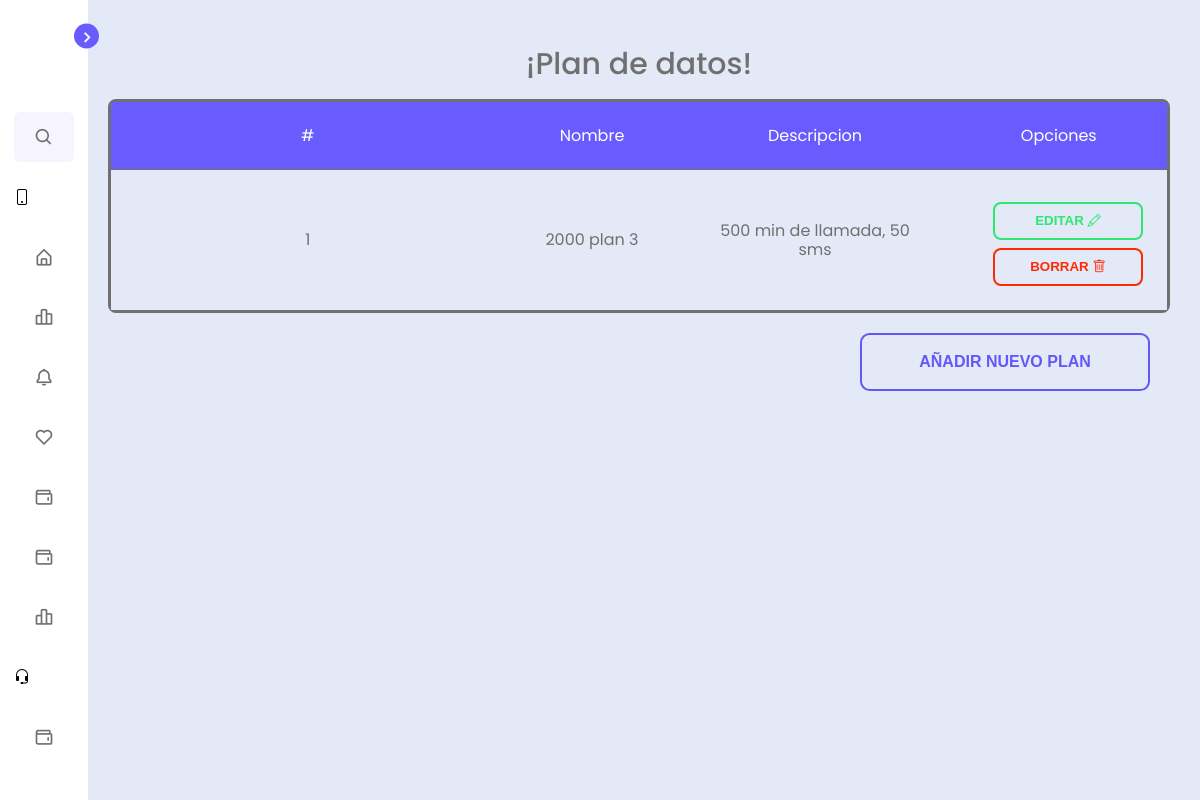
Screenshot of /panel/views/plan_datos/ctrlPlan.php with the database file from the repository.
### tables this page shows
CREATE TABLE IF NOT EXISTS `plan_datos` (
  `id_plan` int(11) NOT NULL AUTO_INCREMENT,
  `nombre` varchar(20) DEFAULT NULL,
  `descripcion` varchar(100) DEFAULT NULL,
  PRIMARY KEY (`id_plan`)
);

### panel/views/plan_datos/mdlPlan.php (called while the page is built, shortened)
<?php
    require_once('../../sistemas.php');
    class Plan extends Sistema{
        public function read(){
            $sql = "SELECT id_plan,
                     nombre, descripcion
                     FROM plan_datos;";
            $stmt = $this->con->prepare($sql);
            $stmt->execute();
            $datosPlans = $stmt->fetchAll(PDO::FETCH_ASSOC);
            return $datosPlans;
        }
    }
    $plan = new Plan();
?>

### panel/sistemas.php (called while the page is built, shortened)
<?php
    class Sistema{
        public function conexion(){
            $dbDriver = "mysql";
            $dbHost = "localhost";
            $dbUser = "telefonia";
            $dbcontrasena = "t3l3c0mT";
            $db = "telefonia";
            $this->con = new PDO($dbDriver.':host='.$dbHost.';dbname='.$db, $dbUser, $dbcontrasena);
        }
    }
?>

### panel/views/plan_datos/vistaPlan.php (the view)
<section class="page-content" style="text-align:center;">
    <div class="text">¡Plan de datos!</div>
    <table>
        <thead>
            <tr>
                <td>#</td>
                <td>Nombre</td>
                <td>Descripcion</td>
                <td>Opciones</td>
            </tr>
        </thead>
        <tbody>
            <?php
                foreach ($datosPlans as $key => $datosPlan):
            ?>
            <tr>
                <td><?php echo $datosPlan['id_plan'] ?></td>
                <td><?php echo $datosPlan['nombre'] ?></td>
                <td><?php echo $datosPlan['descripcion'] ?></td>
                <td>
                    <div>
                        <a href="ctrlPlan.php?accion=modify&id_plan=<?php echo $datosPlan['id_plan']; ?>"><button
                                id="btn2 first2" type="button" class="btn2 first2">Editar <i
                                    class="bi bi-pencil"></i></button></a>
                        <a href="ctrlPlan.php?accion=delete&id_plan=<?php echo $datosPlan['id_plan']; ?>"><button
                                id="btn3 first" type="button" class="btn first">Borrar <i
                                    class="bi bi-trash"></i></button></a>
                    </div>
                </td>
            </tr>
            <?php
                endforeach;
            ?>
        </tbody>
    </table>
    <a href="ctrlPlan.php?accion=new" class="btn3 first3" style="float: right;"> Añadir nuevo Plan</a>
</section>

### css/dasboard.css (style rules this page uses)
* { margin: 0; padding: 0; box-sizing: border-box; font-family: 'Poppins', sans-serif; }
:root { --body-color: #E4E9F7; --sidebar-color: #FFF; --primary-color: #695CFE; --primary-color-light: #F6F5FF; --toggle-color: #DDD; --text-color: #707070; --tran-03: all 0.2s ease; --tran-03: all 0.3s ease; --tran-04: all 0.3s ease; --tran-05: all 0.3s ease; }
body { min-height: 100vh; background-color: var(--body-color); transition: var(--tran-05); }
.page-content .text { font-size: 30px; font-weight: 500; color: var(--text-color); padding: 12px 60px; }
.sidebar.close ~ .page-content { left: 78px; height: 100vh; width: calc(100% - 78px); }
.page-content { position: relative; left: 220px; width: calc(100% - 220px); min-height: 100vh; padding: 30px; }

### rows the page displays
plan_datos: id_plan "1", nombre "2000 plan 3", descripcion "500 min de llamada, 50 sms"
